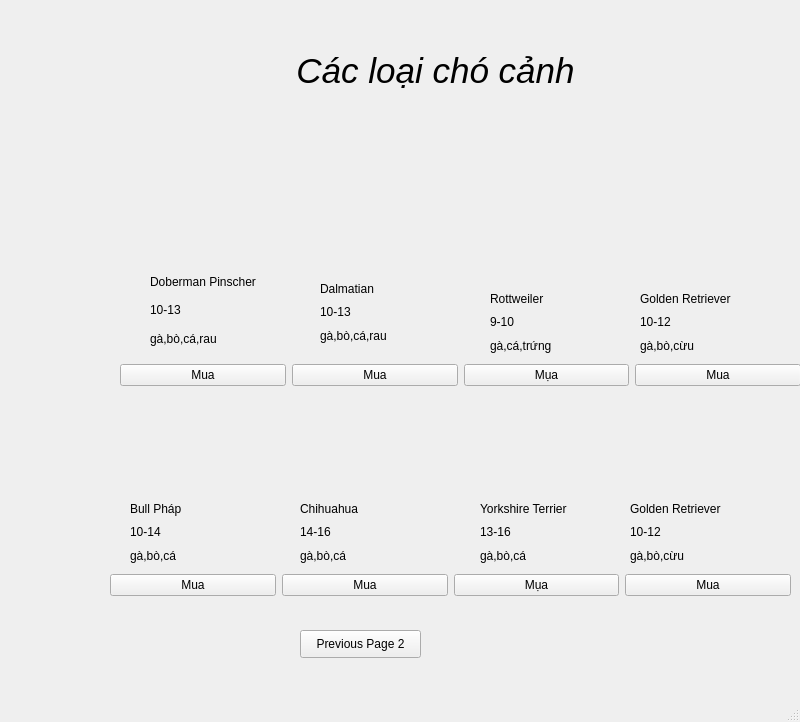
<?xml version="1.0" encoding="UTF-8"?>
<ui version="4.0">
 <class>MainWindow</class>
 <widget class="QMainWindow" name="MainWindow">
  <property name="geometry">
   <rect>
    <x>0</x>
    <y>0</y>
    <width>800</width>
    <height>722</height>
   </rect>
  </property>
  <property name="windowTitle">
   <string>MainWindow</string>
  </property>
  <widget class="QWidget" name="centralwidget">
   <widget class="QLabel" name="label">
    <property name="geometry">
     <rect>
      <x>0</x>
      <y>0</y>
      <width>151</width>
      <height>151</height>
     </rect>
    </property>
    <property name="styleSheet">
     <string notr="true">background-repeat: no-repeat;
background-position: center;
</string>
    </property>
    <property name="text">
     <string/>
    </property>
    <property name="pixmap">
     <pixmap resource="k.qrc">:/newPrefix/Downloads/spa.jpg</pixmap>
    </property>
    <property name="scaledContents">
     <bool>true</bool>
    </property>
   </widget>
   <widget class="QWidget" name="layoutWidget">
    <property name="geometry">
     <rect>
      <x>490</x>
      <y>290</y>
      <width>68</width>
      <height>64</height>
     </rect>
    </property>
    <layout class="QVBoxLayout" name="verticalLayout_3">
     <item>
      <widget class="QLabel" name="label_12">
       <property name="text">
        <string>Rottweiler</string>
       </property>
      </widget>
     </item>
     <item>
      <widget class="QLabel" name="label_13">
       <property name="text">
        <string>9-10</string>
       </property>
      </widget>
     </item>
     <item>
      <widget class="QLabel" name="label_14">
       <property name="text">
        <string>gà,cá,trứng</string>
       </property>
      </widget>
     </item>
    </layout>
   </widget>
   <widget class="QWidget" name="layoutWidget_2">
    <property name="geometry">
     <rect>
      <x>640</x>
      <y>290</y>
      <width>97</width>
      <height>64</height>
     </rect>
    </property>
    <layout class="QVBoxLayout" name="verticalLayout_4">
     <item>
      <widget class="QLabel" name="label_15">
       <property name="text">
        <string>Golden Retriever</string>
       </property>
      </widget>
     </item>
     <item>
      <widget class="QLabel" name="label_16">
       <property name="text">
        <string>10-12</string>
       </property>
      </widget>
     </item>
     <item>
      <widget class="QLabel" name="label_17">
       <property name="text">
        <string>gà,bò,cừu</string>
       </property>
      </widget>
     </item>
    </layout>
   </widget>
   <widget class="QLabel" name="label_18">
    <property name="geometry">
     <rect>
      <x>0</x>
      <y>150</y>
      <width>121</width>
      <height>261</height>
     </rect>
    </property>
    <property name="text">
     <string/>
    </property>
    <property name="pixmap">
     <pixmap>../../../../../Screenshot 2024-11-17 163311.png</pixmap>
    </property>
    <property name="scaledContents">
     <bool>true</bool>
    </property>
   </widget>
   <widget class="QWidget" name="layoutWidget_3">
    <property name="geometry">
     <rect>
      <x>630</x>
      <y>500</y>
      <width>97</width>
      <height>64</height>
     </rect>
    </property>
    <layout class="QVBoxLayout" name="verticalLayout_5">
     <item>
      <widget class="QLabel" name="label_19">
       <property name="text">
        <string>Golden Retriever</string>
       </property>
      </widget>
     </item>
     <item>
      <widget class="QLabel" name="label_20">
       <property name="text">
        <string>10-12</string>
       </property>
      </widget>
     </item>
     <item>
      <widget class="QLabel" name="label_21">
       <property name="text">
        <string>gà,bò,cừu</string>
       </property>
      </widget>
     </item>
    </layout>
   </widget>
   <widget class="QWidget" name="layoutWidget_4">
    <property name="geometry">
     <rect>
      <x>480</x>
      <y>500</y>
      <width>104</width>
      <height>64</height>
     </rect>
    </property>
    <layout class="QVBoxLayout" name="verticalLayout_6">
     <item>
      <widget class="QLabel" name="label_22">
       <property name="text">
        <string>Yorkshire Terrier</string>
       </property>
      </widget>
     </item>
     <item>
      <widget class="QLabel" name="label_23">
       <property name="text">
        <string>13-16</string>
       </property>
      </widget>
     </item>
     <item>
      <widget class="QLabel" name="label_24">
       <property name="text">
        <string>gà,bò,cá</string>
       </property>
      </widget>
     </item>
    </layout>
   </widget>
   <widget class="QWidget" name="layoutWidget_5">
    <property name="geometry">
     <rect>
      <x>110</x>
      <y>570</y>
      <width>681</width>
      <height>30</height>
     </rect>
    </property>
    <layout class="QHBoxLayout" name="horizontalLayout_2">
     <item>
      <widget class="QPushButton" name="pushButton_5">
       <property name="text">
        <string>Mua</string>
       </property>
      </widget>
     </item>
     <item>
      <widget class="QPushButton" name="pushButton_6">
       <property name="text">
        <string>Mua</string>
       </property>
      </widget>
     </item>
     <item>
      <widget class="QPushButton" name="pushButton_7">
       <property name="text">
        <string>Mụa</string>
       </property>
      </widget>
     </item>
     <item>
      <widget class="QPushButton" name="pushButton_9">
       <property name="text">
        <string>Mua</string>
       </property>
      </widget>
     </item>
    </layout>
   </widget>
   <widget class="QWidget" name="layoutWidget_6">
    <property name="geometry">
     <rect>
      <x>130</x>
      <y>500</y>
      <width>57</width>
      <height>64</height>
     </rect>
    </property>
    <layout class="QVBoxLayout" name="verticalLayout_7">
     <item>
      <widget class="QLabel" name="label_25">
       <property name="text">
        <string>Bull Pháp</string>
       </property>
      </widget>
     </item>
     <item>
      <widget class="QLabel" name="label_26">
       <property name="text">
        <string>10-14</string>
       </property>
      </widget>
     </item>
     <item>
      <widget class="QLabel" name="label_27">
       <property name="text">
        <string>gà,bò,cá</string>
       </property>
      </widget>
     </item>
    </layout>
   </widget>
   <widget class="QWidget" name="layoutWidget_7">
    <property name="geometry">
     <rect>
      <x>300</x>
      <y>500</y>
      <width>62</width>
      <height>64</height>
     </rect>
    </property>
    <layout class="QVBoxLayout" name="verticalLayout_8">
     <item>
      <widget class="QLabel" name="label_28">
       <property name="text">
        <string>Chihuahua</string>
       </property>
      </widget>
     </item>
     <item>
      <widget class="QLabel" name="label_29">
       <property name="text">
        <string>14-16</string>
       </property>
      </widget>
     </item>
     <item>
      <widget class="QLabel" name="label_30">
       <property name="text">
        <string>gà,bò,cá</string>
       </property>
      </widget>
     </item>
    </layout>
   </widget>
   <widget class="QPushButton" name="pushButton_11">
    <property name="geometry">
     <rect>
      <x>300</x>
      <y>630</y>
      <width>121</width>
      <height>28</height>
     </rect>
    </property>
    <property name="text">
     <string>Previous Page 2</string>
    </property>
   </widget>
   <widget class="QLabel" name="label_2">
    <property name="geometry">
     <rect>
      <x>150</x>
      <y>150</y>
      <width>111</width>
      <height>111</height>
     </rect>
    </property>
    <property name="pixmap">
     <pixmap>../../../Downloads/istockphoto-1124558739-612x612.jpg</pixmap>
    </property>
    <property name="scaledContents">
     <bool>true</bool>
    </property>
   </widget>
   <widget class="QLabel" name="label_3">
    <property name="geometry">
     <rect>
      <x>480</x>
      <y>170</y>
      <width>111</width>
      <height>111</height>
     </rect>
    </property>
    <property name="text">
     <string/>
    </property>
    <property name="pixmap">
     <pixmap>../../../Downloads/Rottweiler-C12253-1.jpg</pixmap>
    </property>
    <property name="scaledContents">
     <bool>true</bool>
    </property>
   </widget>
   <widget class="QLabel" name="label_4">
    <property name="geometry">
     <rect>
      <x>320</x>
      <y>170</y>
      <width>101</width>
      <height>91</height>
     </rect>
    </property>
    <property name="text">
     <string/>
    </property>
    <property name="pixmap">
     <pixmap>../../../Downloads/d899acd20bb258bbcff79551cf31ec87.jpg</pixmap>
    </property>
    <property name="scaledContents">
     <bool>true</bool>
    </property>
   </widget>
   <widget class="QLabel" name="label_5">
    <property name="geometry">
     <rect>
      <x>650</x>
      <y>170</y>
      <width>121</width>
      <height>101</height>
     </rect>
    </property>
    <property name="text">
     <string/>
    </property>
    <property name="pixmap">
     <pixmap>../../../Downloads/images.jpeg</pixmap>
    </property>
    <property name="scaledContents">
     <bool>true</bool>
    </property>
   </widget>
   <widget class="QLabel" name="label_31">
    <property name="geometry">
     <rect>
      <x>130</x>
      <y>390</y>
      <width>111</width>
      <height>101</height>
     </rect>
    </property>
    <property name="text">
     <string/>
    </property>
    <property name="pixmap">
     <pixmap>../../../Downloads/anh-cho-bull-phap-101020220.jpg</pixmap>
    </property>
    <property name="scaledContents">
     <bool>true</bool>
    </property>
   </widget>
   <widget class="QLabel" name="label_32">
    <property name="geometry">
     <rect>
      <x>490</x>
      <y>410</y>
      <width>81</width>
      <height>71</height>
     </rect>
    </property>
    <property name="text">
     <string/>
    </property>
    <property name="pixmap">
     <pixmap>../../../Downloads/images.jpeg</pixmap>
    </property>
    <property name="scaledContents">
     <bool>true</bool>
    </property>
   </widget>
   <widget class="QLabel" name="label_33">
    <property name="geometry">
     <rect>
      <x>290</x>
      <y>420</y>
      <width>91</width>
      <height>61</height>
     </rect>
    </property>
    <property name="text">
     <string/>
    </property>
    <property name="pixmap">
     <pixmap>../../../Downloads/Degaen.jpg</pixmap>
    </property>
    <property name="scaledContents">
     <bool>true</bool>
    </property>
   </widget>
   <widget class="QLabel" name="label_34">
    <property name="geometry">
     <rect>
      <x>640</x>
      <y>415</y>
      <width>91</width>
      <height>71</height>
     </rect>
    </property>
    <property name="text">
     <string/>
    </property>
    <property name="pixmap">
     <pixmap>../../../Downloads/stock-photo-beautiful-golden-retriever-cute-puppy-dog-on-white-background-2526542701.jpg</pixmap>
    </property>
    <property name="scaledContents">
     <bool>true</bool>
    </property>
   </widget>
   <widget class="QPushButton" name="pushButton_8">
    <property name="geometry">
     <rect>
      <x>280</x>
      <y>50</y>
      <width>311</width>
      <height>41</height>
     </rect>
    </property>
    <property name="styleSheet">
     <string notr="true">border : none;
font-family: &quot;Times New Roman&quot;;
font-style: italic;
font-size: 35px;</string>
    </property>
    <property name="text">
     <string>Các loại chó cảnh</string>
    </property>
   </widget>
   <widget class="QWidget" name="layoutWidget_8">
    <property name="geometry">
     <rect>
      <x>120</x>
      <y>360</y>
      <width>681</width>
      <height>30</height>
     </rect>
    </property>
    <layout class="QHBoxLayout" name="horizontalLayout_3">
     <item>
      <widget class="QPushButton" name="pushButton_1">
       <property name="text">
        <string>Mua</string>
       </property>
      </widget>
     </item>
     <item>
      <widget class="QPushButton" name="pushButton_2">
       <property name="text">
        <string>Mua</string>
       </property>
      </widget>
     </item>
     <item>
      <widget class="QPushButton" name="pushButton_3">
       <property name="text">
        <string>Mụa</string>
       </property>
      </widget>
     </item>
     <item>
      <widget class="QPushButton" name="pushButton_4">
       <property name="text">
        <string>Mua</string>
       </property>
      </widget>
     </item>
    </layout>
   </widget>
   <widget class="QWidget" name="layoutWidget_9">
    <property name="geometry">
     <rect>
      <x>150</x>
      <y>270</y>
      <width>125</width>
      <height>80</height>
     </rect>
    </property>
    <layout class="QVBoxLayout" name="verticalLayout_9">
     <item>
      <widget class="QLabel" name="label_35">
       <property name="text">
        <string>Doberman Pinscher</string>
       </property>
      </widget>
     </item>
     <item>
      <widget class="QLabel" name="label_36">
       <property name="text">
        <string>10-13</string>
       </property>
      </widget>
     </item>
     <item>
      <widget class="QLabel" name="label_37">
       <property name="text">
        <string>gà,bò,cá,rau</string>
       </property>
      </widget>
     </item>
    </layout>
   </widget>
   <widget class="QWidget" name="layoutWidget_10">
    <property name="geometry">
     <rect>
      <x>320</x>
      <y>280</y>
      <width>80</width>
      <height>64</height>
     </rect>
    </property>
    <layout class="QVBoxLayout" name="verticalLayout">
     <item>
      <widget class="QLabel" name="label_11">
       <property name="text">
        <string>Dalmatian </string>
       </property>
      </widget>
     </item>
     <item>
      <widget class="QLabel" name="label_9">
       <property name="text">
        <string>10-13</string>
       </property>
      </widget>
     </item>
     <item>
      <widget class="QLabel" name="label_10">
       <property name="text">
        <string>gà,bò,cá,rau</string>
       </property>
      </widget>
     </item>
    </layout>
   </widget>
   <widget class="QLabel" name="label_38">
    <property name="geometry">
     <rect>
      <x>0</x>
      <y>0</y>
      <width>801</width>
      <height>701</height>
     </rect>
    </property>
    <property name="text">
     <string/>
    </property>
    <property name="pixmap">
     <pixmap>../../../Downloads/blob-scene-haikei.png</pixmap>
    </property>
    <property name="scaledContents">
     <bool>true</bool>
    </property>
   </widget>
   <zorder>label_38</zorder>
   <zorder>label</zorder>
   <zorder>layoutWidget</zorder>
   <zorder>layoutWidget_2</zorder>
   <zorder>label_18</zorder>
   <zorder>layoutWidget_3</zorder>
   <zorder>layoutWidget_4</zorder>
   <zorder>layoutWidget_5</zorder>
   <zorder>layoutWidget_6</zorder>
   <zorder>layoutWidget_7</zorder>
   <zorder>pushButton_11</zorder>
   <zorder>label_2</zorder>
   <zorder>label_3</zorder>
   <zorder>label_4</zorder>
   <zorder>label_5</zorder>
   <zorder>label_31</zorder>
   <zorder>label_32</zorder>
   <zorder>label_33</zorder>
   <zorder>label_34</zorder>
   <zorder>pushButton_8</zorder>
   <zorder>layoutWidget_8</zorder>
   <zorder>layoutWidget_9</zorder>
   <zorder>layoutWidget_10</zorder>
  </widget>
  <widget class="QMenuBar" name="menubar">
   <property name="geometry">
    <rect>
     <x>0</x>
     <y>0</y>
     <width>800</width>
     <height>26</height>
    </rect>
   </property>
  </widget>
  <widget class="QStatusBar" name="statusbar"/>
 </widget>
 <resources>
  <include location="k.qrc"/>
 </resources>
 <connections/>
</ui>
